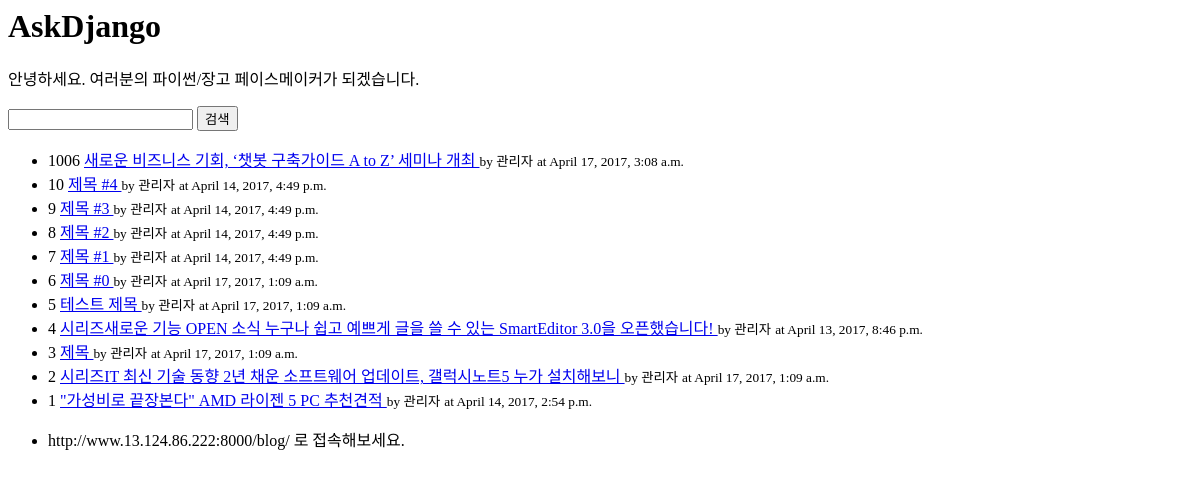
The page /blog/ on the database as committed earlier.
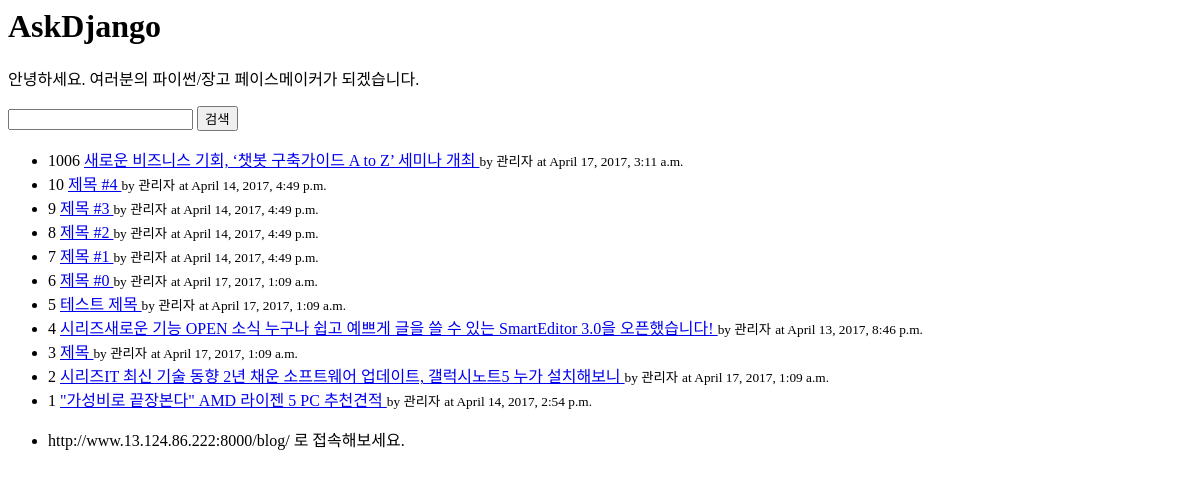
The same page on the database as committed later.
### blog/models.py (models this page shows, shortened)
class Post(models.Model):
    STATUS_CHOICES =(
        ('d', 'Draft'),
        ('p', 'Published'),
        ('w', 'Withdrawn'),
    )
    author = models.CharField(max_length=50, verbose_name='작성자')
    title = models.CharField(max_length=100, verbose_name='제목',
                             help_text='포스팅 제목을 입력해 주세요. 최대 100자 내외.')
    content = models.TextField(verbose_name='내용')
    tags = models.CharField(max_length=100, blank=True)
    lnglat = models.CharField(max_length=50, help_text='위도/경도 포맷으로 입력하세요.',
                              blank=True, validators=[lnglat_validator])
    status = models.CharField(max_length=1, choices=STATUS_CHOICES)
    tag_set = models.ManyToManyField('Tag', blank=True)
    created_at = models.DateTimeField(auto_now_add=True)
    updated_at = models.DateTimeField(auto_now=True)
    class Meta:
        ordering = ['-id'] #필드에 대해서 내림차순 정렬 [id]는 오름차순 정렬

### blog/views.py (the view)
def post_list(request):
    qs = Post.objects.all()
    q = request.GET.get('q', '') #q가 있으면 가져오고 없으면 빈문자열가져옴
    if q:
        qs = qs.filter(title__contains=q)
    return render(request, 'blog/post_list.html',
                  {
                      'post_list': qs,
                      'q' : q,
                  })

### blog/templates/blog/post_list.html (shortened to what this page needs)
<html>
<head>
</head>
<body>
<h1>AskDjango</h1>
<p>안녕하세요. 여러분의 파이썬/장고 페이스메이커가 되겠습니다.</p>
<form action="" method="get">
    <input type="text" name="q" value="{{ q }}"/>
    <input type="submit" value="검색"/>
</form>
<ul>
{% for post in post_list %}
    <li>
        {{ post.id }}
        <a href ="/blog/{{ post.id }}">
            {{ post.title }}
        </a>
        <small>by {{ post.author }}</small>
        <small>at {{ post.updated_at }} </small>
    </li>
{% endfor %}
</ul>
<ul>
    <li>http://www.13.124.86.222:8000/blog/ 로 접속해보세요.</li>
</ul>
</body>
</html>

Rows that differ between the two databases and show on the page:
changed Post "새로운 비즈니스 기회, ‘챗봇 구축가이드 A to Z’ 세미나 개최": updated_at "April 17, 2017, 3:08 a.m." → "April 17, 2017, 3:11 a.m."
